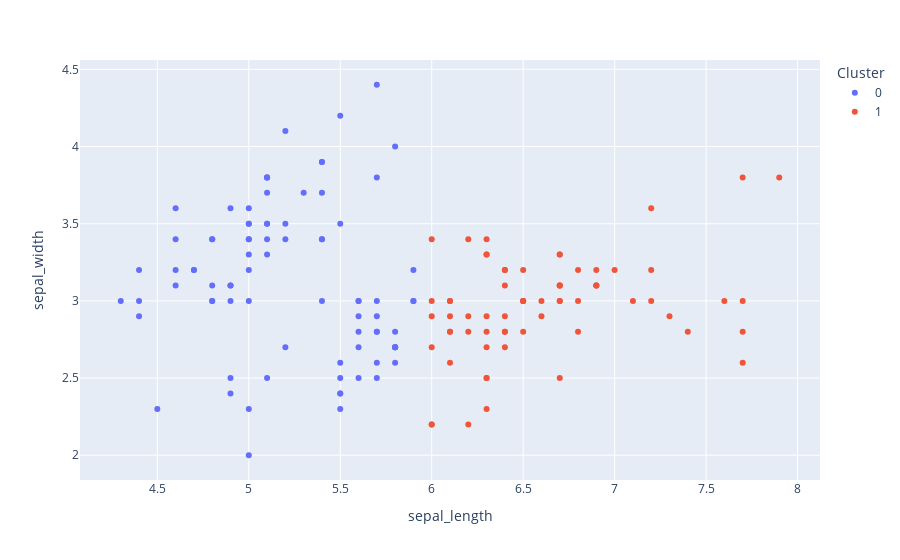

The notebook cell this image was saved under:
### Code cell
datos_con_clusters["Cluster"] = datos_con_clusters["Cluster"].astype("category")

fig = px.scatter(datos_con_clusters, 
                 x = "sepal_length", 
                 y = "sepal_width", 
                 color = "Cluster",
#                 size = '', 
                )
fig.show()

### Figure 1 — Plotly figure (JSON) as saved in the notebook; plotly's stock layout.template omitted (floating-point values rounded to 4 significant figures)
{"data": [{"hovertemplate": "Cluster=0<br>sepal_length=%{x}<br>sepal_width=%{y}<extra></extra>", "legendgroup": "0", "marker": {"color": "#636efa", "symbol": "circle"}, "mode": "markers", "name": "0", "orientation": "v", "showlegend": true, "type": "scatter", "x": [5.1, 4.9, 4.7, 4.6, 5, 5.4, 4.6, 5, 4.4, 4.9, 5.4, 4.8, 4.8, 4.3, 5.8, 5.7, 5.4, 5.1, 5.7, 5.1, 5.4, 5.1, 4.6, 5.1, 4.8, 5, 5, 5.2, 5.2, 4.7, 4.8, 5.4, 5.2, 5.5, 4.9, 5, 5.5, 4.9, 4.4, 5.1, 5, 4.5, 4.4, 5, 5.1, 4.8, 5.1, 4.6, 5.3, 5, 5.5, 5.7, 4.9, 5.2, 5, 5.9, 5.6, 5.6, 5.8, 5.6, 5.9, 5.7, 5.5, 5.5, 5.8, 5.4, 5.6, 5.5, 5.5, 5.8, 5, 5.6, 5.7, 5.7, 5.1, 5.7, 5.8, 4.9, 5.7, 5.8, 5.6, 5.8, 5.9], "xaxis": "x", "y": [3.5, 3, 3.2, 3.1, 3.6, 3.9, 3.4, 3.4, 2.9, 3.1, 3.7, 3.4, 3, 3, 4, 4.4, 3.9, 3.5, 3.8, 3.8, 3.4, 3.7, 3.6, 3.3, 3.4, 3, 3.4, 3.5, 3.4, 3.2, 3.1, 3.4, 4.1, 4.2, 3.1, 3.2, 3.5, 3.6, 3, 3.4, 3.5, 2.3, 3.2, 3.5, 3.8, 3, 3.8, 3.2, 3.7, 3.3, 2.3, 2.8, 2.4, 2.7, 2, 3, 2.9, 3, 2.7, 2.5, 3.2, 2.6, 2.4, 2.4, 2.7, 3, 3, 2.5, 2.6, 2.6, 2.3, 2.7, 3, 2.9, 2.5, 2.8, 2.7, 2.5, 2.5, 2.8, 2.8, 2.7, 3], "yaxis": "y"}, {"hovertemplate": "Cluster=1<br>sepal_length=%{x}<br>sepal_width=%{y}<extra></extra>", "legendgroup": "1", "marker": {"color": "#EF553B", "symbol": "circle"}, "mode": "markers", "name": "1", "orientation": "v", "showlegend": true, "type": "scatter", "x": [7, 6.4, 6.9, 6.5, 6.3, 6.6, 6, 6.1, 6.7, 6.2, 6.1, 6.3, 6.1, 6.4, 6.6, 6.8, 6.7, 6, 6, 6, 6.7, 6.3, 6.1, 6.2, 6.3, 7.1, 6.3, 6.5, 7.6, 7.3, 6.7, 7.2, 6.5, 6.4, 6.8, 6.4, 6.5, 7.7, 7.7, 6, 6.9, 7.7, 6.3, 6.7, 7.2, 6.2, 6.1, 6.4, 7.2, 7.4, 7.9, 6.4, 6.3, 6.1, 7.7, 6.3, 6.4, 6, 6.9, 6.7, 6.9, 6.8, 6.7, 6.7, 6.3, 6.5, 6.2], "xaxis": "x", "y": [3.2, 3.2, 3.1, 2.8, 3.3, 2.9, 2.2, 2.9, 3.1, 2.2, 2.8, 2.5, 2.8, 2.9, 3, 2.8, 3, 2.9, 2.7, 3.4, 3.1, 2.3, 3, 2.9, 3.3, 3, 2.9, 3, 3, 2.9, 2.5, 3.6, 3.2, 2.7, 3, 3.2, 3, 3.8, 2.6, 2.2, 3.2, 2.8, 2.7, 3.3, 3.2, 2.8, 3, 2.8, 3, 2.8, 3.8, 2.8, 2.8, 2.6, 3, 3.4, 3.1, 3, 3.1, 3.1, 3.1, 3.2, 3.3, 3, 2.5, 3, 3.4], "yaxis": "y"}], "layout": {"legend": {"title": {"text": "Cluster"}, "tracegroupgap": 0}, "margin": {"t": 60}, "xaxis": {"anchor": "y", "domain": [0, 1], "title": {"text": "sepal_length"}}, "yaxis": {"anchor": "x", "domain": [0, 1], "title": {"text": "sepal_width"}}}}
